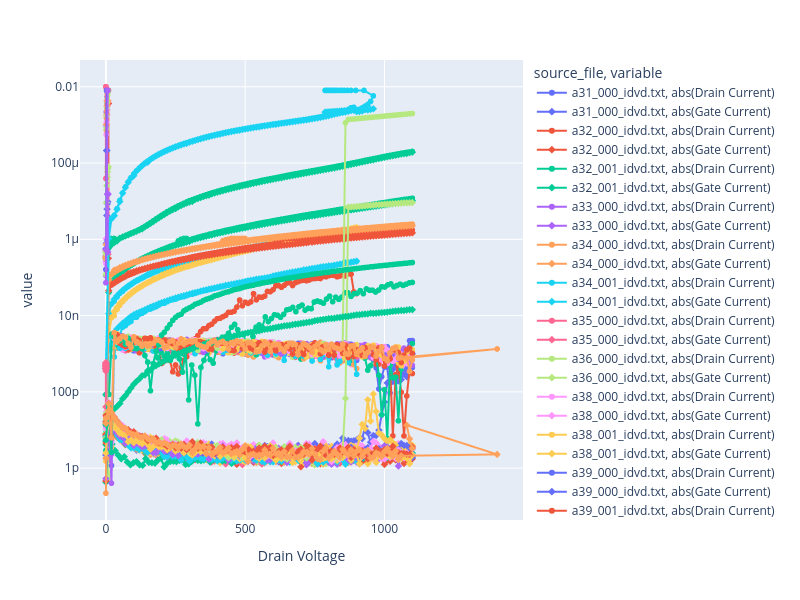

The cell this chart's notebook holds for it:
### Markdown cell above
## ID-VD Data

### Code cell
# Get ID-VD data and plot Drain Current and Gate Current vs. Drain Voltage on the same graph, with separate lines for each source file.
idvd_df = df[df["source_file"].str.contains("_idvd", case=False, na=False)]
if idvd_df.empty:
    print("No ID-VD data found in the DataFrame.")
else:
    fig_idvd = px.line(
        idvd_df,
        x="Drain Voltage",
        y=["abs(Drain Current)", "abs(Gate Current)"],
        color="source_file",
        symbol="variable",
    )
    fig_idvd.update_layout(
        width=800,
        height=600,
        yaxis_type="log",  # Logarithmic scale for current to better visualize low currents
    )
    fig_idvd.show()
